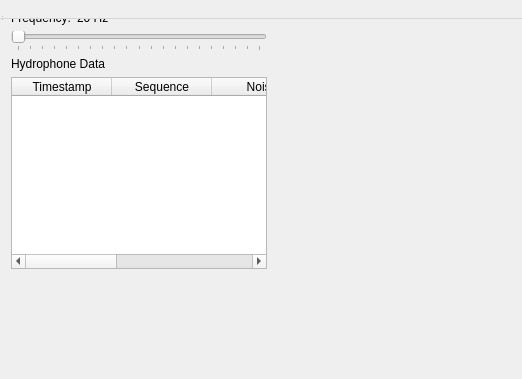
<?xml version="1.0" encoding="UTF-8"?>
<ui version="4.0">
 <class>MainWindow</class>
 <widget class="QWidget" name="Form">
  <property name="geometry">
   <rect>
    <x>0</x>
    <y>0</y>
    <width>522</width>
    <height>379</height>
   </rect>
  </property>
  <property name="windowTitle">
   <string notr="true">HydroPing</string>
  </property>
  <widget class="QWidget" name="centralWidget">
   <property name="sizePolicy">
    <sizepolicy hsizetype="Preferred" vsizetype="Minimum">
     <horstretch>0</horstretch>
     <verstretch>0</verstretch>
    </sizepolicy>
   </property>
   <layout class="QVBoxLayout" name="verticalLayout_3">
    <item>
     <layout class="QFormLayout" name="formLayout">
      <item row="0" column="0">
       <widget class="QLabel" name="lbl_hydro_freq">
        <property name="sizePolicy">
         <sizepolicy hsizetype="Minimum" vsizetype="Minimum">
          <horstretch>0</horstretch>
          <verstretch>0</verstretch>
         </sizepolicy>
        </property>
        <property name="text">
         <string>Frequency:</string>
        </property>
       </widget>
      </item>
      <item row="0" column="1">
       <widget class="QLabel" name="lbl_hydro_freq_value">
        <property name="text">
         <string>20 Hz</string>
        </property>
       </widget>
      </item>
     </layout>
    </item>
    <item>
     <widget class="QSlider" name="slider_hydro_freq">
      <property name="sizePolicy">
       <sizepolicy hsizetype="Preferred" vsizetype="Preferred">
        <horstretch>0</horstretch>
        <verstretch>0</verstretch>
       </sizepolicy>
      </property>
      <property name="styleSheet">
       <string notr="true">
</string>
      </property>
      <property name="minimum">
       <number>20</number>
      </property>
      <property name="maximum">
       <number>40</number>
      </property>
      <property name="orientation">
       <enum>Qt::Horizontal</enum>
      </property>
      <property name="tickPosition">
       <enum>QSlider::TicksBelow</enum>
      </property>
      <property name="tickInterval">
       <number>1</number>
      </property>
     </widget>
    </item>
    <item>
     <widget class="QLabel" name="lbl_hydro_data">
      <property name="text">
       <string>Hydrophone Data</string>
      </property>
     </widget>
    </item>
    <item>
     <widget class="QTableWidget" name="table_hydro_data">
      <property name="sizePolicy">
       <sizepolicy hsizetype="Maximum" vsizetype="Maximum">
        <horstretch>0</horstretch>
        <verstretch>0</verstretch>
       </sizepolicy>
      </property>
      <property name="maximumSize">
       <size>
        <width>550</width>
        <height>200</height>
       </size>
      </property>
      <column>
       <property name="text">
        <string>Timestamp</string>
       </property>
      </column>
      <column>
       <property name="text">
        <string>Sequence</string>
       </property>
      </column>
      <column>
       <property name="text">
        <string>Noise</string>
       </property>
      </column>
      <column>
       <property name="text">
        <string>Heading</string>
       </property>
      </column>
      <column>
       <property name="text">
        <string>Elevation</string>
       </property>
      </column>
     </widget>
    </item>
   </layout>
  </widget>
  <widget class="QMenuBar" name="menu_bar">
   <property name="geometry">
    <rect>
     <x>0</x>
     <y>0</y>
     <width>522</width>
     <height>19</height>
    </rect>
   </property>
  </widget>
  <widget class="QToolBar" name="main_toolbar">
   <attribute name="toolBarArea">
    <enum>TopToolBarArea</enum>
   </attribute>
   <attribute name="toolBarBreak">
    <bool>false</bool>
   </attribute>
  </widget>
  <widget class="QStatusBar" name="status_bar"/>
 </widget>
 <layoutdefault spacing="6" margin="11"/>
 <resources/>
 <connections/>
</ui>
